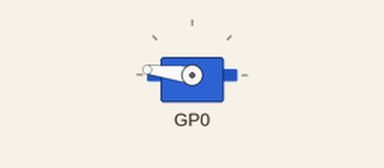
A program run on a simulated Raspberry Pi Pico running MicroPython. On the bench: servo. Servo angles are drawn from the pulse width (0.5 ms = 0°, 2.5 ms = 180°).

Above: at 0.1 s.
At 9.1 s:
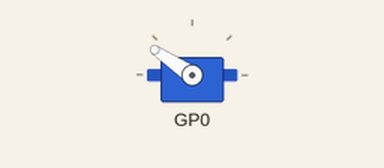
At 18.1 s:
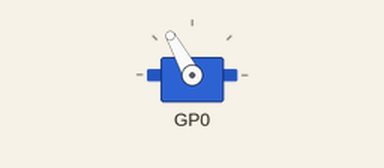
At 36.1 s:
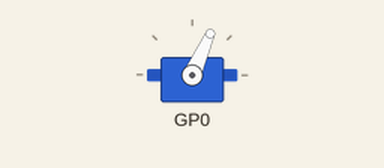
Timing chart, 0 to 40.0 s (numbered marks = the images above):
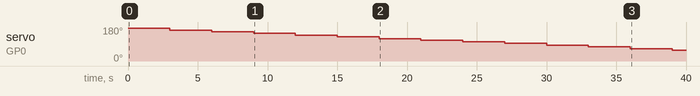

Measured:
- by itself, servo on GP0: moves from 173° to 57° over 36.0 s

The program:

servo_descer_gradualmente.py
```python
"""Baixa um servomotor gradualmente ate o angulo escolhido.

Bloco correspondente: Descer servo.
"""

from machine import Pin, PWM
import time


PINOS_DIG = {0: 0, 1: 1, 2: 2, 3: 3}
PULSO_MIN_NS = 640_000
PULSO_MAX_NS = 2_420_000

_servos = {}


def _obter_servo(conexao):
    conexao = int(conexao)
    if conexao not in PINOS_DIG:
        raise ValueError("Conexao DIG invalida")
    if conexao not in _servos:
        _servos[conexao] = PWM(Pin(PINOS_DIG[conexao]))
        _servos[conexao].freq(50)
    return _servos[conexao]


def mover_servo(conexao, angulo):
    angulo = max(0, min(180, angulo))
    pulso = PULSO_MIN_NS + int(
        ((PULSO_MAX_NS - PULSO_MIN_NS) * angulo) // 180
    )
    _obter_servo(conexao).duty_ns(pulso)
    return angulo


def descer_gradualmente(conexao, inicio=180, destino=0, passo=10, pausa=3):
    """Move do angulo inicial ao destino, incluindo o angulo final."""
    destino = max(0, min(180, destino))
    angulo = max(0, min(180, inicio))
    passo = max(1, abs(passo))
    pausa = max(0, pausa)

    while angulo >= destino:
        mover_servo(conexao, angulo)
        time.sleep(pausa)
        if angulo <= destino:
            break
        angulo = max(angulo - passo, destino)


descer_gradualmente(conexao=0, inicio=180, destino=0, passo=10, pausa=3)
```
